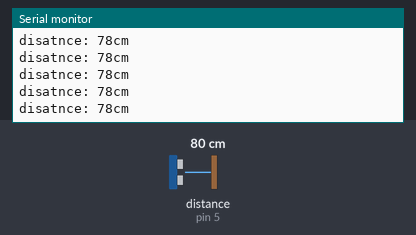
The sketch below on a simulated Arduino Uno, built with avr-gcc and run on an emulated ATmega328P. On the bench: the last lines printed to the serial monitor. Wiring (inferred from the names in the program): ultrasonic range finder: trigger pin 6; echo pin 5. The inputs (shaded band) are chosen by the test bench; at power-on: distance to the obstacle (sensor on pin 5) 80 cm. The echo pulse lasts 58.3 µs per cm.

Above: at 1.2 s.
1.3 s: distance to the obstacle (sensor on pin 5) set to 120 cm
At 2.0 s:
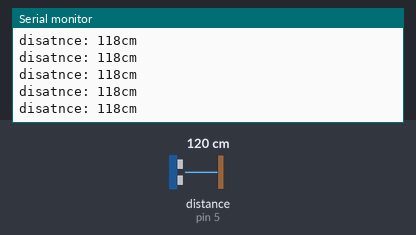
4.3 s: distance to the obstacle (sensor on pin 5) set to 18 cm
At 5.1 s:
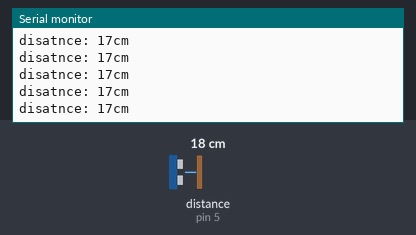
7.3 s: distance to the obstacle (sensor on pin 5) set to 299 cm
At 7.9 s:
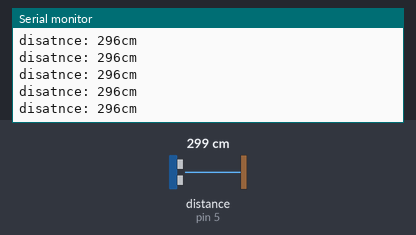
10.3 s: distance to the obstacle (sensor on pin 5) set to 2 cm
At 11.2 s:
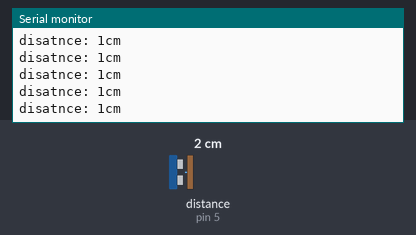
13.3 s: distance to the obstacle (sensor on pin 5) set to 35 cm
At 14.0 s:
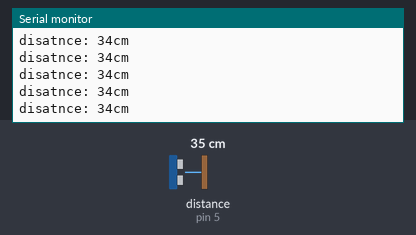
19.3 s: distance to the obstacle (sensor on pin 5) set to 4 cm
At 20.3 s:
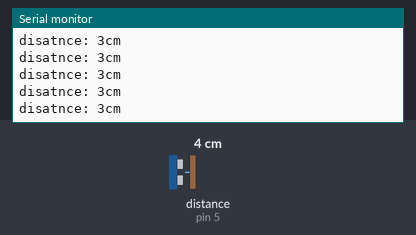
Timing chart, 0 to 22.3 s (numbered marks = the images above; inputs shaded):
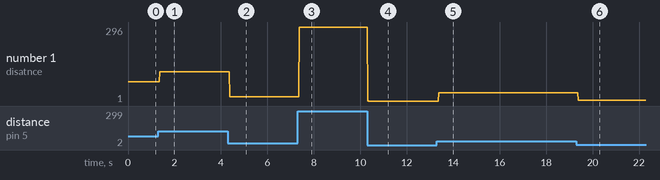

Measured:
- after the input at 1.3 s, the serial monitor: prints a new line after 0.07 s (image 1)
- after the input at 4.3 s, the serial monitor: prints a new line after 0.08 s (image 2)
- after the input at 7.3 s, the serial monitor: prints a new line after 0.07 s (image 3)
- after the input at 10.3 s, the serial monitor: prints a new line at once (image 4)
- after the input at 13.3 s, the serial monitor: prints a new line after 0.07 s (image 5)
- after the input at 19.3 s, the serial monitor: prints a new line after 0.08 s (image 6)
- plotted number 1: 78 → 118 after the input at 1.3 s, 118 → 17 after the input at 4.3 s, 17 → 296 after the input at 7.3 s, 296 → 1 after the input at 10.3 s, 1 → 34 after the input at 13.3 s

The sketch:

ultrasonic_sensor.ino
```cpp
int trigpin=6;
int echopin=5;

long tim;
int distance;
void setup() {
  pinMode(trigpin,OUTPUT);
  pinMode(echopin,INPUT);
  Serial.begin(9600);
  // put your setup code here, to run once:
}

void loop() {
  digitalWrite(trigpin,LOW);
  delayMicroseconds(4);
  digitalWrite(trigpin,HIGH);
  delayMicroseconds(15);
  digitalWrite(trigpin,LOW);
  digitalWrite(echopin,HIGH);
  tim=pulseIn(echopin,HIGH);
  //distance = time*speed since ultrasonic sensor uses echo distance=time*speed/2 for sound to hit object and reach the sensor , speed=speed of sound=>0.34 cm/microseconds
  distance=tim*(0.034)/2;
  Serial.print("disatnce: ");
  Serial.print(distance);
  Serial.println("cm");
  // put your main code here, to run repeatedly:
}
```
